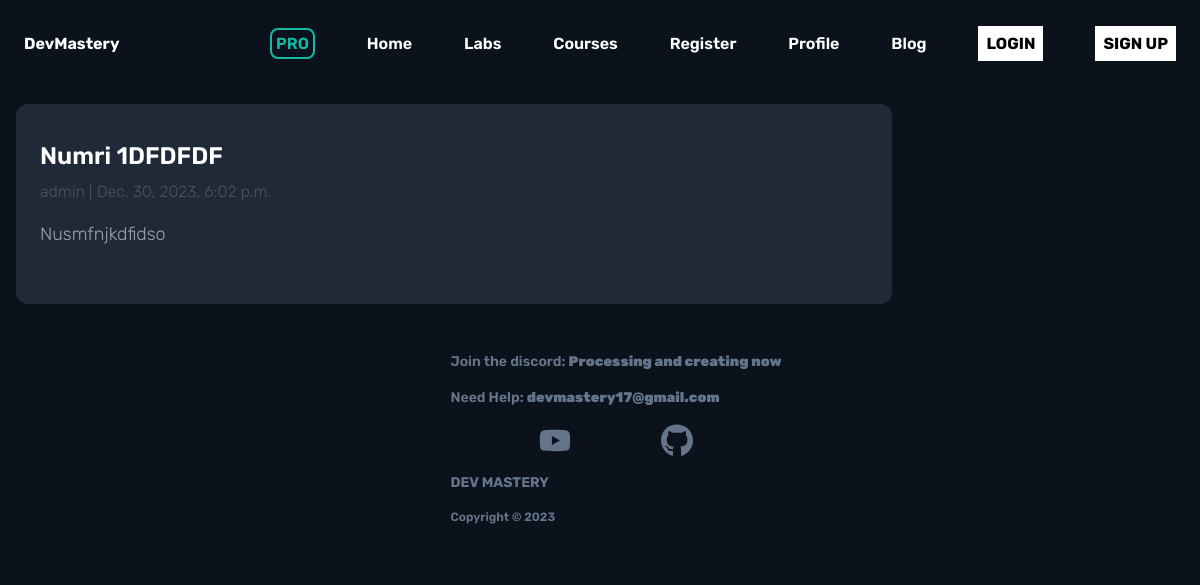
The page /blog/blog_SHHHIT_1/ on the database its author committed.
### blog/models.py (models this page shows, shortened)
class Post(models.Model):
	STATUS = (
        (0, "Draft"),
        (1, "Published"),
    )
	title = models.CharField(max_length=200, unique=True)
	slug = models.SlugField(unique=True, max_length=255)
	content = models.TextField()
	author = models.ForeignKey(User, related_name="blog_user", on_delete=models.CASCADE)
	created_at = models.DateTimeField(auto_now_add=True)
	updated_at = models.DateTimeField(auto_now=True)
	status = models.IntegerField(choices=STATUS, default=0)
	class Meta:
		ordering = ['-created_at']

### blog/views.py (the view)
# urls.py: path('<slug:slug>/', views.DetailedView.as_view(), name="detail"),
class DetailedView(generic.DetailView):
	model = Post
	template_name = "blog/post_detail.html"
	slug_field = "slug"

### blog/templates/blog/post_detail.html (shortened to what this page needs)
{% extends "core/base.html" %}
{% block content %}
	<div class="bg-gray-800 rounded-xl p-6 w-3/4">
		<div class="col-md-8 mt-3 left">
				<div class="mb-4">
					<div>
						<h2 class="mb-2 text-2xl font-semibold">{{ object.title }}</h2>
						<p class="mb-4 text-md font-thin text-gray-600">{{ post.author }} | {{ post.created_at }}</p>
						<p class="mb-8 text-lg font-thin text-gray-400">{{ object.content|safe }}</p>
					</div>
				</div>
		</div>
	</div>
{% endblock %}

### core/templates/core/base.html (style rules this page uses)
body { font-family: 'Rubik', sans-serif; }

### rows shown on the page
Post: title "Numri 1DFDFDF", author "admin", created_at "Dec. 30, 2023, 6:02 p.m.", content "Nusmfnjkdfidso"
